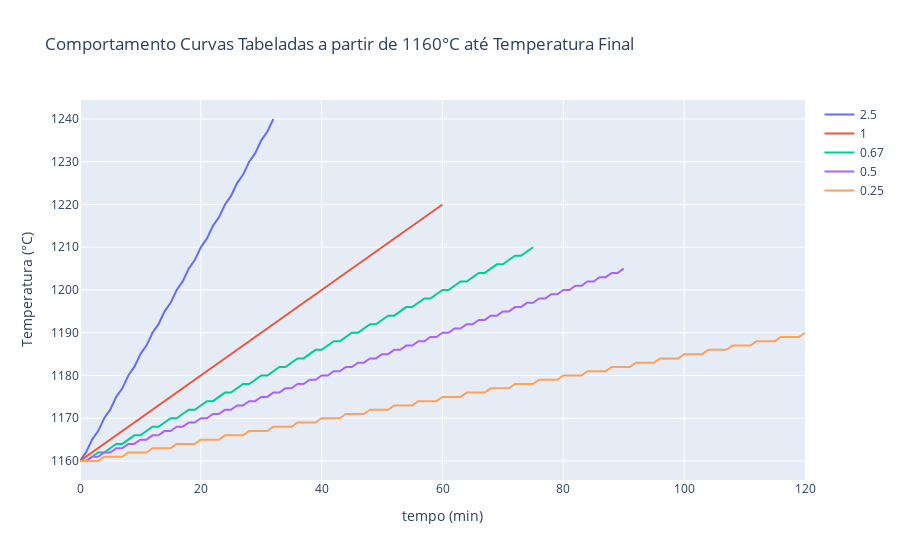

The code cell stored with this chart in its notebook:
### Code cell
#Plotar curvas e energia de curvas
fig = go.Figure()
tempo = np.arange(0, 170, 1)
alphas = ['0.25', '0.5', '0.67', '1', '2.5']
for curve, alpha in zip(curves_std, alphas[::-1]):
    fig.add_scatter(x = tempo[:len(curve)], y=curve, name = alpha, mode = 'lines')

fig.update_layout(title =  'Comportamento Curvas Tabeladas a partir de 1160°C até Temperatura Final',
                 xaxis_title = 'tempo (min)',
                 yaxis_title = 'Temperatura (°C)'
                 )
fig
